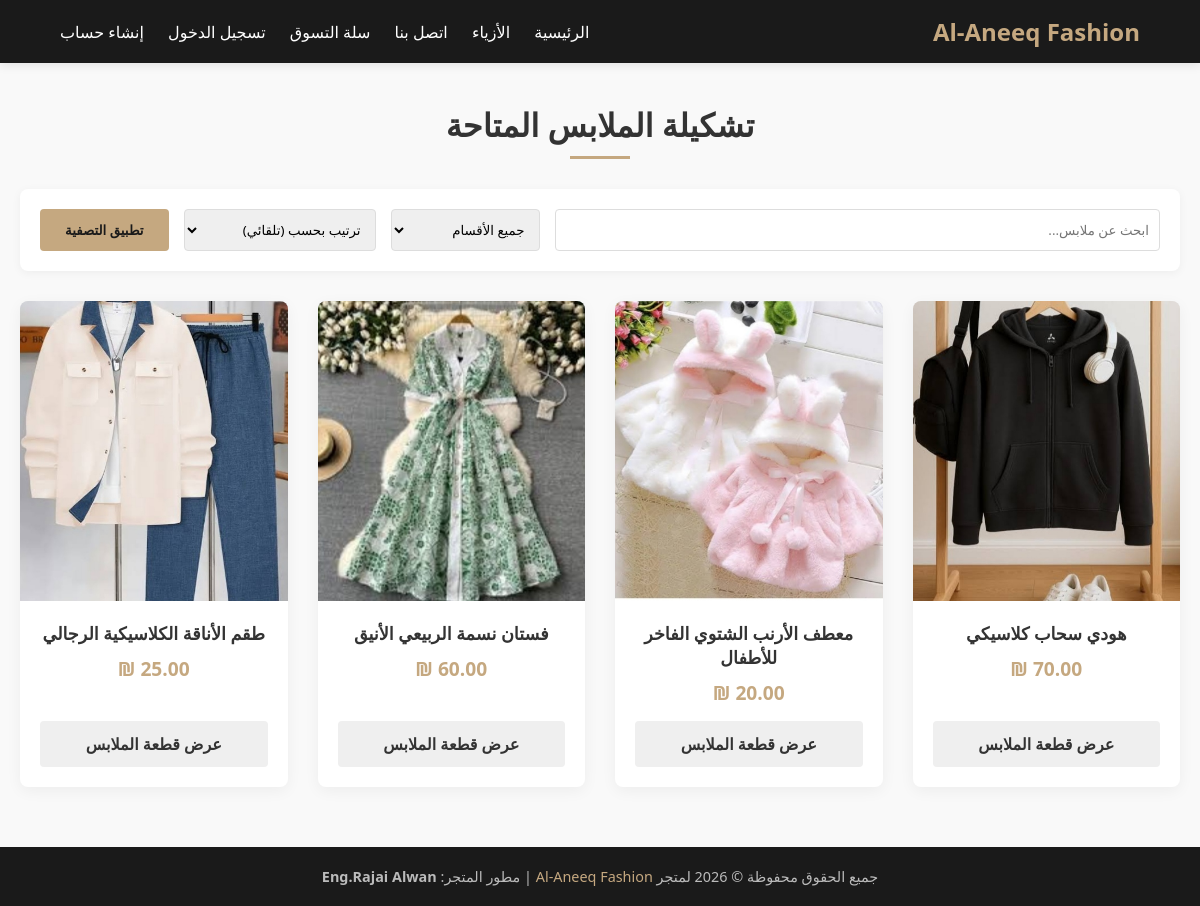
/products.php, run on the app's committed database.
### tables this page shows
CREATE TABLE `products` (
  `product_id` int(11) NOT NULL,
  `name` varchar(150) NOT NULL,
  `description` text DEFAULT NULL,
  `price` decimal(10,2) NOT NULL,
  `stock_quantity` int(11) DEFAULT 0,
  `image_url` varchar(255) DEFAULT NULL,
  `category_id` int(11) DEFAULT NULL,
  `created_at` timestamp NOT NULL DEFAULT current_timestamp()
);

### config.php (called while the page is built, shortened)
<?php
function sanitize($data) {
    return htmlspecialchars(trim($data), ENT_QUOTES, 'UTF-8');
}
?>

### products.php (the view, shortened to what this page needs)
<?php
include_once 'header.php';
$search = isset($_GET['search']) ? trim($_GET['search']) : '';
$sort = isset($_GET['sort']) ? $_GET['sort'] : '';
$query = "SELECT * FROM products WHERE 1=1";
$params = [];
if ($sort === 'price_low') {
    $query .= " ORDER BY price ASC";
} elseif ($sort === 'price_high') {
    $query .= " ORDER BY price DESC";
} else {
    $query .= " ORDER BY created_at DESC";
}
$stmt = $pdo->prepare($query);
$stmt->execute($params);
$products = $stmt->fetchAll();
?>
<div class="container">
    <h2 class="section-title">تشكيلة الملابس المتاحة</h2>
    <div style="background: #fff; padding: 20px; border-radius: 8px; margin-bottom: 30px; display: flex; gap: 15px; flex-wrap: wrap; align-items: center; box-shadow: 0 2px 10px rgba(0,0,0,0.05);">
        <form method="GET" action="products.php" style="display: flex; gap: 15px; flex-wrap: wrap; width: 100%;">
            <input type="text" name="search" value="<?php echo sanitize($search); ?>" placeholder="ابحث عن ملابس..." style="padding: 10px; border: 1px solid #ddd; border-radius: 4px; flex: 1; min-width: 200px;">
            <select name="category" style="padding: 10px; border: 1px solid #ddd; border-radius: 4px;">
                <option value="0">جميع الأقسام</option>
            </select>
            <select name="sort" style="padding: 10px; border: 1px solid #ddd; border-radius: 4px;">
                <option value="">ترتيب بحسب (تلقائي)</option>
            </select>
            <button type="submit" class="btn" style="padding: 10px 25px;">تطبيق التصفية</button>
        </form>
    </div>
    <?php if(empty($products)): ?>
        <p style="text-align: center; font-size: 1.2rem; color: #777; margin: 40px 0;">لم يتم العثور على قطع ملابس تطابق خيارات البحث الحالية.</p>
    <?php else: ?>
        <div class="product-grid">
            <?php foreach($products as $product): ?>
                <div class="product-card">
                    <img src="<?php echo sanitize($product['image_url']); ?>" alt="<?php echo sanitize($product['name']); ?>" class="product-image">
                    <div class="product-info">
                        <div class="product-name"><?php echo sanitize($product['name']); ?></div>
                        <div class="product-price"><?php echo $product['price']; ?> ₪</div>
                        <div style="margin-top: auto; display: flex; flex-direction: column; gap: 8px;">
                            <a href="product_detail.php?id=<?php echo $product['product_id']; ?>" class="btn" style="background:#efefef; color:#333;">عرض قطعة الملابس</a>
                        </div>
                    </div>
                </div>
            <?php endforeach; ?>
        </div>
    <?php endif; ?>
</div>
<?php include_once 'footer.php'; ?>

### header.php (shortened to what this page needs)
<?php include_once 'config.php'; ?>
<!DOCTYPE html>
<html lang="ar">
<head>
    <link rel="stylesheet" href="style.css">
</head>
<body>
<header>
    <div class="logo">
        <h1>Al-Aneeq Fashion</h1>
    </div>
    <nav>
        <a href="index.php">الرئيسية</a>
        <a href="products.php">الأزياء</a>
        <a href="contact.php">اتصل بنا</a>
        <a href="cart.php">سلة التسوق</a>
        <?php if(isset($_SESSION['user_id'])): ?>
            <a href="profile.php">حسابي (<?php echo sanitize($_SESSION['full_name']); ?>)</a>
            <?php if($_SESSION['role'] == 'admin'): ?>
                <a href="admin_dashboard.php" style="color: #f1c40f;">لوحة التحكم</a>
            <?php endif; ?>
            <a href="logout.php" style="color: #e74c3c;">خروج</a>
        <?php else: ?>
            <a href="login.php">تسجيل الدخول</a>
            <a href="register.php">إنشاء حساب</a>
        <?php endif; ?>
    </nav>
</header>

### footer.php
<footer>
    <p>جميع الحقوق محفوظة &copy; 2026 لمتجر <span>Al-Aneeq Fashion</span> | مطور المتجر: <b>Eng.Rajai Alwan</b></p>
</footer>
</body>
</html>

### style.css (style rules this page uses)
:root { --primary-color: #1a1a1a; --accent-color: #c5a880; --bg-color: #f9f9f9; --text-color: #333; --card-bg: #ffffff; --success: #27ae60; --danger: #c0392b; }
* { box-sizing: border-box; margin: 0; padding: 0; font-family: 'Segoe UI', Tahoma, Geneva, Verdana, sans-serif; }
body { background-color: var(--bg-color); color: var(--text-color); direction: rtl; text-align: right; }
header { background-color: var(--primary-color); color: #fff; padding: 15px 5%; display: flex; justify-content: space-between; align-items: center; position: sticky; top: 0; z-index: 1000; box-shadow: 0 2px 10px rgba(0,0,0,0.1); }
header .logo h1 { color: var(--accent-color); font-size: 24px; }
header nav a { color: #fff; text-decoration: none; margin-right: 20px; transition: 0.3s; }
.btn { background-color: var(--accent-color); color: var(--primary-color); padding: 12px 30px; border: none; text-decoration: none; font-weight: bold; border-radius: 4px; transition: 0.3s; cursor: pointer; }
.container { max-width: 1200px; margin: 40px auto; padding: 0 20px; }
.section-title { text-align: center; margin-bottom: 30px; font-size: 2rem; position: relative; }
.section-title::after { content: ''; display: block; width: 60px; height: 3px; background: var(--accent-color); margin: 10px auto 0; }
.product-grid { display: grid; grid-template-columns: repeat(auto-fit, minmax(250px, 1fr)); gap: 30px; }
.product-card { background: var(--card-bg); border-radius: 8px; overflow: hidden; box-shadow: 0 4px 15px rgba(0,0,0,0.05); transition: transform 0.3s; display: flex; flex-direction: column; }
.product-image { width: 100%; height: 300px; object-fit: cover; background-color: #eee; }
.product-info { padding: 20px; text-align: center; display: flex; flex-direction: column; flex-grow: 1; }
.product-name { font-size: 1.1rem; margin-bottom: 10px; font-weight: 600; }
.product-price { color: var(--accent-color); font-weight: bold; font-size: 1.2rem; margin-bottom: 15px; }
footer { background-color: var(--primary-color); color: #bbb; text-align: center; padding: 20px; margin-top: 60px; font-size: 0.9rem; }
footer span { color: var(--accent-color); }

### data on the page
products: image_url (picture), name "هودي سحاب كلاسيكي"
products: image_url (picture), name "معطف الأرنب الشتوي الفاخر للأطفال"
products: image_url (picture), name "فستان نسمة الربيعي الأنيق"
products: image_url (picture), name "طقم الأناقة الكلاسيكية الرجالي"
